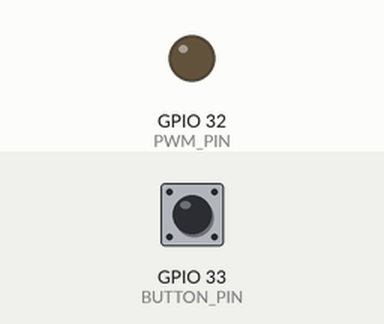
This sketch was run on a simulated ESP32. Parts: output pins drawn as LEDs (lit = HIGH). The test bench sets the inputs (shaded band); at power-on: GPIO 33 (BUTTON_PIN) LOW. What the sketch prints to the serial monitor is not drawn.

Above: at 1.2 s.
1.3 s: GPIO 33 (BUTTON_PIN) pulled HIGH for 3.2 s
At 2.2 s:
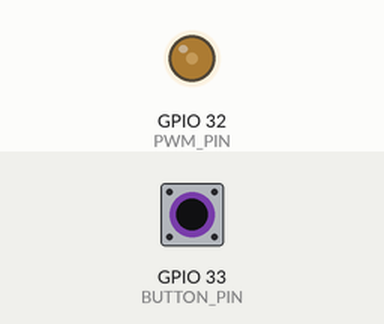
At 3.2 s:
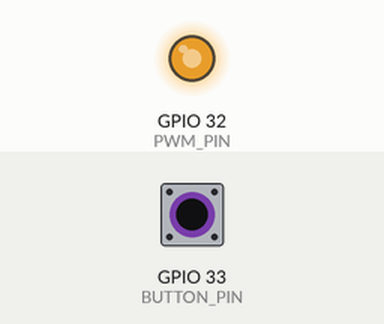
6.0 s: GPIO 33 (BUTTON_PIN) pulled HIGH for 0.15 s
8.0 s: GPIO 33 (BUTTON_PIN) pulled HIGH for 1 s
At 10.1 s:
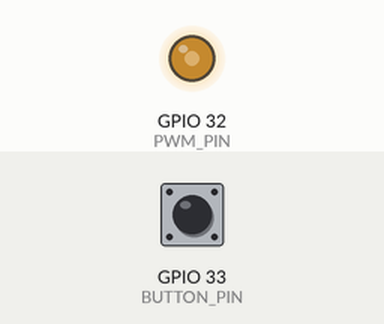
Timing chart, 0 to 11.6 s (numbered marks = the images above; inputs shaded):
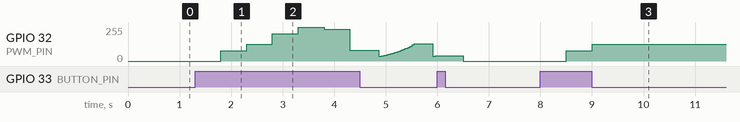

The sketch:

PWM.ino
```cpp
#define PWM_PIN 32
#define PWM_FREQ 10000 //[Hz]       Frecuencia <1kHz poca eficiencia; >5kHz buena eficiencia
#define PWM_CHANNEL 0
#define PWM_RESOLUTION 8 //Profundidad de bits
#define BUTTON_PIN 33

float t; //tiempo
int  waveform = 0;  //Menu de formas de onda
float dutyCycle = 0 ; //Que tan grande es el pulso - 100% Prendido todo el tiempo y 0% Apagado todo el tiempo

void setup() {
  Serial.begin(115200);
  pinMode(BUTTON_PIN,INPUT_PULLDOWN);


  //Configuracion de PWM
  ledcSetup(PWM_CHANNEL, PWM_FREQ , PWM_RESOLUTION); // Configuracion del canal PWM
  ledcAttachPin(PWM_PIN, PWM_CHANNEL); // Asignación del canal a un pin
}

void loop() {

if(digitalRead(BUTTON_PIN)){

  waveform++;
  if(waveform > 7){
    waveform = 0;
  }
  Serial.println(waveform);
  delay(500);
}

//Tiempo del ciclo
  t++; if(t>=256){t=0;}

  //Menú de formas de onda
  switch (waveform){
    case 0:
      dutyCycle = 0; //dutycycle va de 0 a 1
      break;
    case 1:
      dutyCycle = 0.3;
      break;
    case 2:
      dutyCycle = 0.5;
      break;
    case 3:
      dutyCycle = 0.8;
      break;
    case 4:
      dutyCycle = 1;
      break;
    case 5:
      dutyCycle = (t+0.1)/256;
      delay(2.5);
      break;
    case 6:
      dutyCycle = 0.5*sin(2*PI*t/256)+0.5;
      delay(0.5);
      break;
    case 7:
      dutyCycle = pow(2.71828,((t/255)-1)*2);
      delay(4);
      break;
  }

  Serial.println(dutyCycle*100);

  ledcWrite(PWM_CHANNEL, dutyCycle*255);
}
```

Measured:
- after the input at 1.3 s, GPIO 32 (PWM_PIN): 0/255 → 76/255 after 0.50 s, → 127/255 0.50 s later, → 203/255 0.50 s later, → 255/255 0.50 s later, … (70 changes in this stretch)
- after the input at 8.0 s, GPIO 32 (PWM_PIN): 0/255 → 76/255 after 0.50 s, → 127/255 0.50 s later
